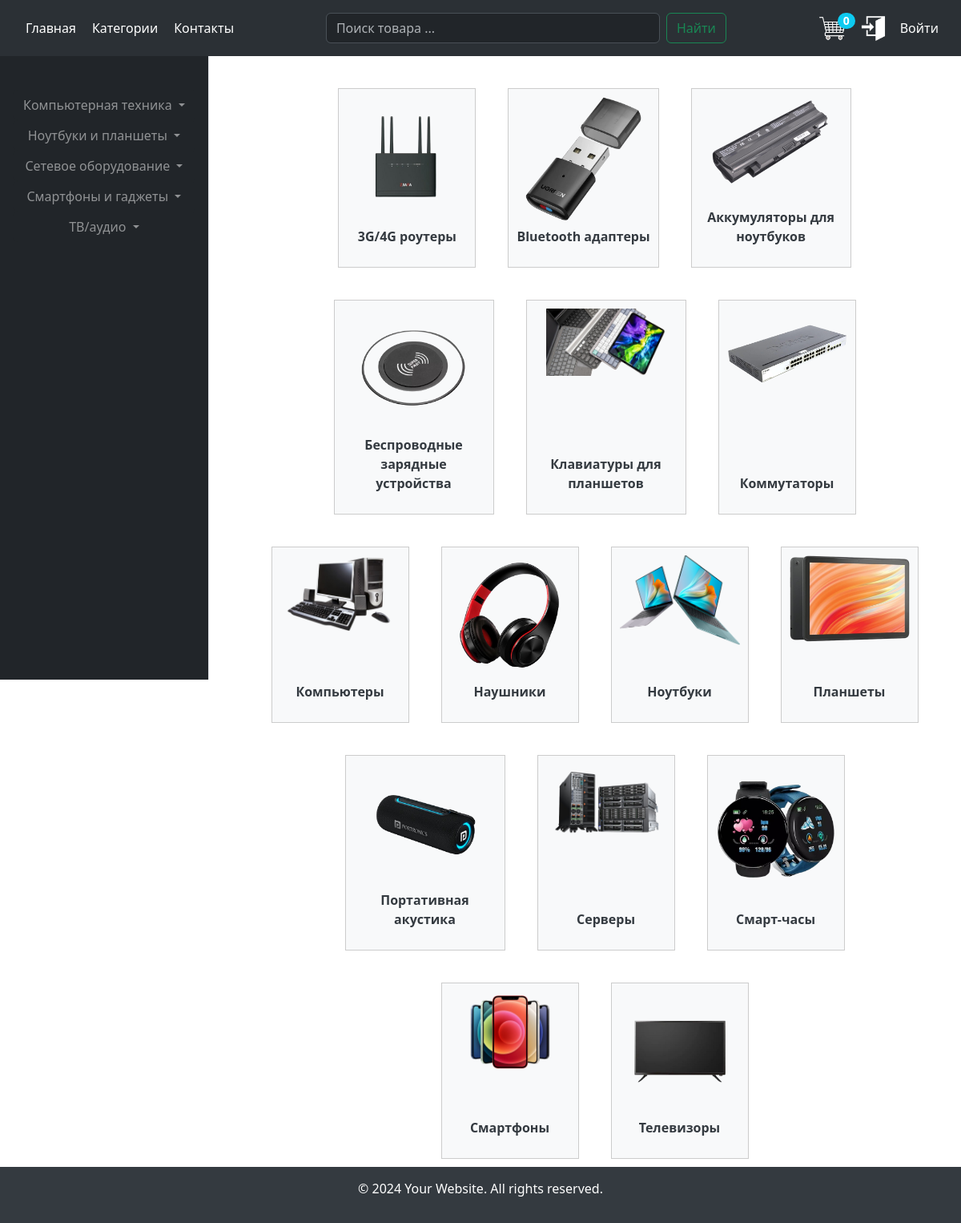
The page /categories_list on the database its author committed.
### market/models.py (models this page shows, shortened)
class Category(models.Model):
    name = models.CharField(max_length=200, db_index=True)
    slug = models.SlugField(max_length=200, db_index=True, unique=True)
    image = models.ImageField(upload_to='category_image', blank=True)
    parent = models.ForeignKey('self', related_name='subcategories', on_delete=models.CASCADE, blank=True, null=True)
    class Meta:
        ordering = ('name',)
        verbose_name = 'Категория'
        verbose_name_plural = 'Категории'
    def get_absolute_url(self):
        return reverse('market:product_list_by_category', args=[self.slug])

### market/views.py (the view)
# urls.py: path('categories_list', views.categories_list, name='categories_list'),
def categories_list(request):
    return render(request, 'market/product/categories_list.html')

### cart/cart.py (called while the page is built)
    def __len__(self):
        return sum(item['quantity'] for item in self.cart.values())

### cart/context_processors.py (called while the page is built)
def cart(request):
    return {'cart': Cart(request)}

### market/context_processors.py (called while the page is built)
def categories(request):
    return {
        'categories': Category.objects.all()
    }

### templates/market/product/categories_list.html (shortened to what this page needs)
{% extends "market/base.html" %}
{% load static %}
{% block content %}
<div class="group-products-wrap d-flex flex-wrap justify-content-center">
    {% for category in categories %}
   {% if category.parent %}
    <div class="category-wrap text-center">
            <a href="{{category.get_absolute_url}}" class="text-decoration-none">
                {% if category.image %}
        <img src="{{ category.image.url }}" alt="category_img" class="img-fluid" style="max-width: 150px;">
                {% else %}
        <p class="mt-2">{{category.name}}</p>
            </a>
    </div>
     {% endif %}
{% endfor %}
</div>
{% endblock %}

### templates/market/base.html (shortened to what this page needs)
<!DOCTYPE html>
<html lang="en">
<head>
    {% load static %}
    <link href="{% static 'market/css/style.css' %}" rel="stylesheet">
    <link href="https://cdn.jsdelivr.net/npm/bootstrap@5.3.3/dist/css/bootstrap.min.css" rel="stylesheet">
</head>
<body>
    <div class="body-content">
        <nav class="navbar bg-body-tertiary fixed-top overflow-hidden" data-bs-theme="dark">
            <div class="container-fluid d-flex justify-content-between align-items-center py-2 flex-nowrap">
                <div class="custom-hidden-header">
                    <a class="header-nav" href="{% url 'market:home' %}">Главная</a>
                    <a class="header-nav" href="{% url 'market:categories_list' %}">Категории</a>
                    <a class="header-nav" href="{% url 'market:contact' %}">Контакты</a>
                </div>
                <form class="d-flex w-50" method="GET" action="{% url 'market:search' %}">
                    <input class="form-control me-2" type="search" name="query" placeholder="Поиск товара ..." aria-label="Search">
                    <button class="btn btn-outline-success" type="submit">Найти</button>
                </form>
                <div class="d-flex align-items-center">
                    <div class="cart-logo_wrapper position-relative me-3">
                        <span class="position-absolute top-0 start-100 translate-middle badge rounded-pill bg-info">
                            {{ cart|length }}
                        </span>
                        <a href="{% url 'cart:cart_detail' %}">
                            <img src="{% static 'market/images/cart.png' %}" alt="Cart" class="img-fluid">
                        </a>
                    </div>
                    <div class="enter-logo_wrapper position-relative me-3" id="hidden">
                        {% if user.is_authenticated %}
                            <a href="javascript:void(0);" onclick="toggleProfileInfo()" class="d-flex align-items-center">
                                <img class="img-fluid me-3" src="{% static 'market/images/user_logo.png' %}" alt="User">
                                <span>{{ user }}</span>
                            </a>
                        {% else %}
                            <a class="open-btn d-flex align-items-center" onclick="openChoiceForm()" href="#">
                                <img class="img-fluid me-3" src="{% static 'market/images/enter_logo.png' %}" alt="Enter">
                                <span>Войти</span>
                            </a>
                        {% endif %}
                    </div>
                </div>
            </div>
        </nav>
        <div class="container">
            <div class="row">
                <div class="col-md-3 bg-dark">
                    <div class="bg-dark custom-hidden sidebar position-fixed vh-100">
                          <div class="btn-group-vertical w-100 bg-dark mt-5" role="group" aria-label="Vertical button group">
                              {% for category in categories %}
                              {% if category.parent is None %}
                              <div class="dropdown w-100">
                                  <button class="text-white-50 btn bg-dark dropdown-toggle category-button" type="button" data-bs-toggle="dropdown" aria-expanded="false">
                                    {{ category.name }}
                                  </button>
                              </div>
                                {% endif %}
                                {% endfor %}
                          </div>
                    </div>
                </div>
                <div class="col-md-9 offset-md-3">
                    <main class="main-content">
            {% block content %}
            {% endblock %}
                    </main>
                </div>
            </div>
        </div>
        <footer class="footer">
            <div class="container-fluid text-center">
                <p>&copy; 2024 Your Website. All rights reserved.</p>
            </div>
        </footer>
    </div>
</body>
</html>

### static/market/css/style.css (style rules this page uses)
* { margin: 0; padding: 0; box-sizing: border-box; }
body { font-family: Arial, sans-serif; background-color: #f8f9fa; margin: 0; padding: 0; color: #333; }
.position-relative { display: flex; flex-direction: row; justify-content: space-between; align-items: stretch; }
form { display: flex; flex-grow: 1; max-width: 500px; }
.cart-logo_wrapper img { max-height: 35px; }
.cart-logo_wrapper .badge { font-size: 14px; padding: 3px 7px; transform: translate(-50%, -10%) !important; }
.enter-logo_wrapper span { font-size: 16px; font-weight: 500; text-decoration: none; color: #FFFFFF; }
.enter-logo_wrapper img { max-height: 35px; }
.enter-logo_wrapper a { text-decoration: none; }
.container { flex-grow: 1 !important; }
.container > .row { margin-top: 5rem; }
.row > div > div { margin-top: 3rem; }
.sidebar { top: 0; left: 0; overflow-y: auto; border-right: 1px solid #dee2e6; padding: 1rem; }
.body-content { display: flex; flex-direction: column; min-height: 100vh; width: 100vw; box-sizing: border-box; padding: 0; margin: 0; overflow-x: hidden; }
.footer { width: 100vw !important; max-width: 100% !important; text-align: center; padding: 15px 0; background-color: #343a40; color: #fff; position: relative; }
.navbar a { font-size: 16px; font-weight: 500; }
.group-products-wrap { display: flex; flex-wrap: wrap; gap: 20px; justify-content: center; margin-top: 20px; }
.category-wrap { display: flex; flex-direction: column; justify-content: space-between; align-items: center; min-height: 180px; max-width: 200px; max-height: 280px; border: 1px solid #ccc; box-sizing: border-box; margin: 10px; padding: 10px; background-color: #f8f9fa; }
.category-wrap a { display: flex; flex-direction: column; justify-content: space-between; text-decoration: none; height: 100%; width: 100%; align-items: center; }
.category-wrap p { font-weight: bold; color: #343a40; text-align: center; align-self: flex-end; width: 100%; }
.category-wrap img { width: 150px; height: auto; margin: 0 auto; flex-shrink: 0; }
.category-button { width: 100%; text-align: left; padding: 10px 15px; min-width: 200px; max-width: 250px; border: 1px solid #218838; }
.header-nav { color: white; text-decoration: none; }
.custom-hidden-header { display:flex; justify-content:space-between; align-items-center; margin-left: 20px; gap: 20px; }

### rows shown on the page
Category: name "Компьютерная техника"
Category: name "Ноутбуки и планшеты"
Category: name "Сетевое оборудование"
Category: name "Смартфоны и гаджеты"
Category: name "ТВ/аудио"
Category: image (picture), name "3G/4G роутеры"
Category: image (picture), name "Bluetooth адаптеры"
Category: image (picture), name "Аккумуляторы для ноутбуков"
Category: image (picture), name "Беспроводные зарядные устройства"
Category: image (picture), name "Клавиатуры для планшетов"
Category: image (picture), name "Коммутаторы"
Category: image (picture), name "Компьютеры"
Category: image (picture), name "Наушники"
Category: image (picture), name "Ноутбуки"
Category: image (picture), name "Планшеты"
Category: image (picture), name "Портативная акустика"
Category: image (picture), name "Серверы"
Category: image (picture), name "Смарт-часы"
Category: image (picture), name "Смартфоны"
Category: image (picture), name "Телевизоры"

### other values the page prints
{{ cart|length }} "0"
